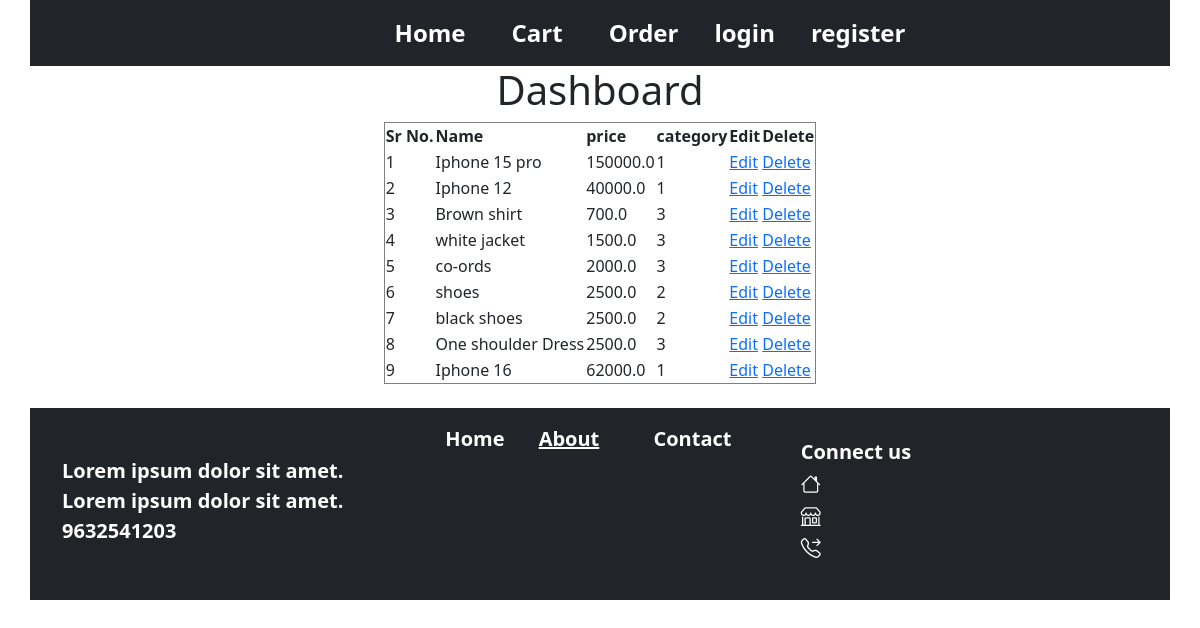
/dashboard/, run on the app's committed database.
### eapp/models.py (models this page shows)
class Product(models.Model):
    CATEGORY_CHOICES=[
        (1,"mobile"),
        (2,"shoes"),
        (3,"clothes")
    ]
    name=models.CharField(max_length=100)
    price=models.FloatField()
    pdetails=models.CharField(max_length=255)
    is_active=models.BooleanField(default=True)
    category=models.IntegerField(choices=CATEGORY_CHOICES)
    image=models.ImageField(upload_to="images")
    def __str__(self):
        return self.name

### eapp/views.py (the view)
# urls.py: path("dashboard/",views.dashboard),
def dashboard(request):
    context={}
    m=Product.objects.all()  #fetch all the data from table Msg
    context['data']=m
    print(m)
    return render(request,"table.html",context)

### template/table.html (shortened to what this page needs)
{% extends "base.html" %}
{% block 'content' %}
{% load static %}
<!DOCTYPE html>
<html lang="en">
<head>
</head>
<body>
    <h1 align="center">Dashboard</h1>
    <table border="1" align="center">
        <tr cla>
            <th>Sr No.</th>
            <th>Name</th>
            <th>price</th>
            <th>category</th>
            <th>Edit</th>
            <th>Delete</th>
        </tr>
        {% for d in data %}
        <tr>
            <td>{{forloop.counter}}</td>
            <td>{{d.name}}</td>
            <td>{{d.price}}</td>
            <td>{{d.category}}</td>
            <td><a href="#">Edit</a></td>
            <td><a href="/delete/{{d.id}}">Delete</a></td>
        </tr>
        {% endfor %}
    </table>
    {% endblock 'content' %}

### template/header.html (style rules this page uses)
body { font-size: 18px; }

### data on the page
Product: name "Iphone 15 pro", price "150000.0", category "1"
Product: name "Iphone 12", price "40000.0", category "1"
Product: name "Brown shirt", price "700.0", category "3"
Product: name "white jacket", price "1500.0", category "3"
Product: name "co-ords", price "2000.0", category "3"
Product: name "shoes", price "2500.0", category "2"
Product: name "black shoes", price "2500.0", category "2"
Product: name "One shoulder Dress", price "2500.0", category "3"
Product: name "Iphone 16", price "62000.0", category "1"
